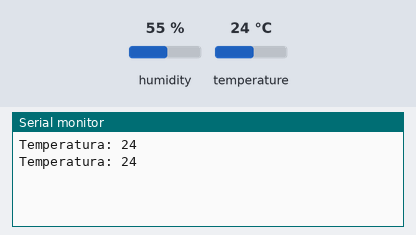
A sketch run on a simulated Arduino Uno, built with avr-gcc and run on an emulated ATmega328P. On the bench: the last lines printed to the serial monitor. Inputs (shaded band) come from the test bench; at power-on: temperature 24 °C, humidity 55 %.

Above: at 1.3 s.
1.4 s: temperature set to 12 °C
At 2.0 s:
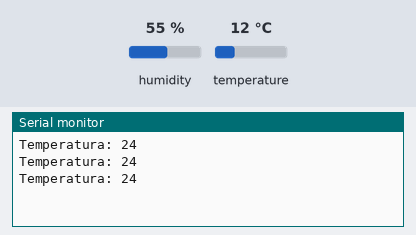
2.9 s: temperature set to 19 °C
At 3.6 s:
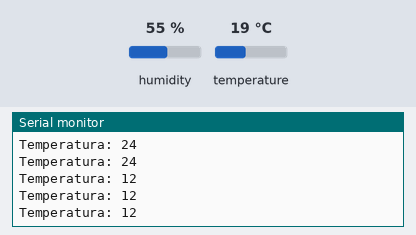
Timing chart, 0 to 5.9 s (numbered marks = the images above; inputs shaded):
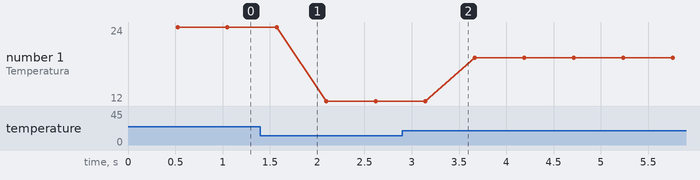

Measured:
- plotted number 1: 24 → 12 after the input at 1.4 s, 12 → 19 after the input at 2.9 s

The sketch:

DHT11.ino
```cpp
/*
  Projeto: Sensor DHT11
  Autor: Josue Moura
  Data: 11/10/2025

  Description: Using sensor dht11

*/
#include <DHT11.h>
const int dht11Pino = 2;

const int ATRASO = 2000;

DHT11 sensor(dht11Pino);

float temperatura, umidade;

void setup() {
  Serial.begin(9600);
}

void loop() {
  int valor;
  valor = sensor.readTemperature();
  Serial.print("Temperatura: ");
  Serial.println(valor);
}
```
